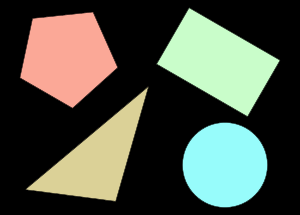
#> input picture images/figur.png, 300 x 215 px
$ python test.py
#> lines starting #> are read from the running program, lines starting #| are printed output that depends on the picture; after the words box and inside, x2 and y2 are one past the last pixel; in counts of white or black regions, pixels touching at a corner belong together
import cv2
import numpy as np
from matplotlib import pyplot as plt


def main():
    img = cv2.imread('images/figur.png')
#> img is the input picture: shape (215, 300, 3); mean B, G, R 70.3, 82.2, 76.9
    img_gray = cv2.cvtColor(img, cv2.COLOR_BGR2GRAY)
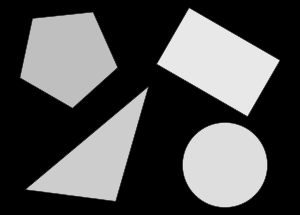
#> img_gray: shape (215, 300); min 0, max 232, mean 79.3

    #img_gray = cv2.cvtColor(img, cv2.COLOR_BGR2GRAY)
    _, threshold = cv2.threshold(img_gray, 100, 255, cv2.THRESH_BINARY)
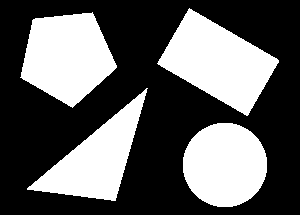
#> threshold: shape (215, 300); 37.1% white; 4 white regions

    contours, _ = cv2.findContours(threshold, cv2.RETR_TREE, cv2.CHAIN_APPROX_SIMPLE)
#> contours = 4 contours; box (x1, y1, x2, y2) and area: (157, 8, 279, 116) 6610, (20, 12, 117, 108) 6128, (183, 123, 267, 207) 5473, (27, 88, 148, 201) 5134

    i = 1

    for contour in contours:

        approx = cv2.approxPolyDP(contour, 0.01 * cv2.arcLength(contour, True), True)

        cv2.drawContours(img, [contour], 0, (0, 0, 255), 5)

        M = cv2.moments(contour)
        if M['m00'] != 0.0:
            x = int(M['m10']/M['m00'])
            y = int(M['m01']/M['m00'])

        if len(approx) == 3:
            cv2.putText(img, 'Triangle', (x, y), cv2.FONT_HERSHEY_SIMPLEX, 0.6, (255, 255, 0), 2)

        if len(approx) == 4:
            cv2.putText(img, 'Rectangle', (x, y), cv2.FONT_HERSHEY_SIMPLEX, 0.6, (255, 255, 0), 2)

        if len(approx) == 5:
            cv2.putText(img, 'pentagon', (x, y), cv2.FONT_HERSHEY_SIMPLEX, 0.6, (255, 255, 0), 2)

        if len(approx) == 6:
            cv2.putText(img, 'Шестиугольник', (x, y), cv2.FONT_HERSHEY_SIMPLEX, 0.6, (255, 255, 0), 2)

        if len(approx) == 2:
            cv2.putText(img, 'Triangle', (x, y), cv2.FONT_HERSHEY_SIMPLEX, 0.6, (255, 255, 0), 2)

        if len(approx) == None:
            cv2.putText(img, 'circle', (x, y), cv2.FONT_HERSHEY_SIMPLEX, 0.6, (255, 255, 0), 2)
#> this loop made 4 passes
#> (approx, x, y) on passes 2, 4: ([[147, 88], [27, 189], [115, 200]], 95, 158), ([[189, 8], [157, 63], [247, 115], [278, 60]], 217, 61)
#> (x, y) on passes 1, 3: (224, 164), (66, 56)
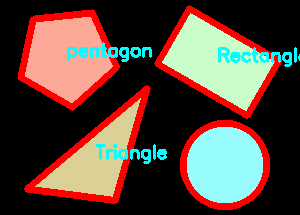
#> img: shape (215, 300, 3); 15.21% of pixels changed, all inside (x1, y1, x2, y2) = (17, 5, 300, 210)

    cv2.imshow('name', img)
    cv2.waitKey(0)
    cv2.destroyAllWindows()

if __name__ == '__main__':
    main()
